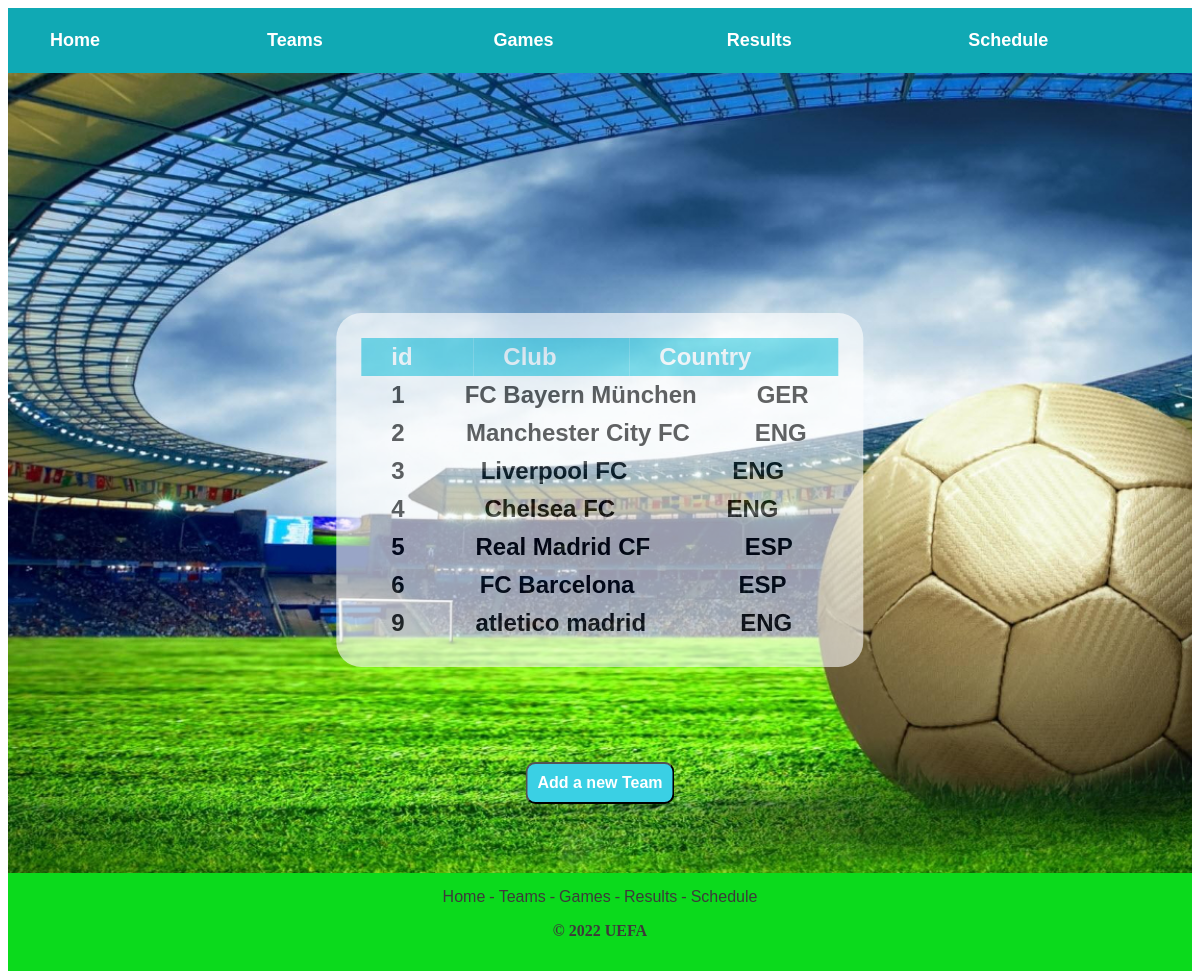
/teams.php, run on the app's committed database.
### tables this page shows
CREATE TABLE `teams` (
  `id` int(11) NOT NULL,
  `Club` varchar(25) NOT NULL,
  `Country` varchar(25) NOT NULL
);

### teams.php (the view, shortened to what this page needs)
<?php
  include_once ('dbconn.php');
  ?>
<!DOCTYPE html>
<html lang="en">
<head>
    <link rel="stylesheet" href="styling/style.css">
</head>
<body>
    <div id="header">
        <center>
                <table>
                    <tr>
                        <td id="opt">
                            <a id="head" href="index.php">Home</a>
                        </td>
                        <td id="opt">
                            <a id="head" href="teams.php">Teams</a>
                        </td>
                        <td id="opt">
                            <a id="head" href="games.php">Games</a>
                        </td>
                        <td id="opt">
                            <a id="head" href="result.php">Results</a>
                        </td>
                        <td id="opt">
                            <a id="head" href="schedule.php">Schedule</a>
                        </td>
                    </tr>
                </table>
        </center>
    </div>
    <div id="intro">
        <div id="container">
                <?php
                $sql = "SELECT * FROM teams";
                $result = $conn->query($sql);
                if ($result->num_rows > 0) {
                  echo "
                    <table>
                        <tr id=\"tdata\">
                            <th>id</th>
                            <th>Club</th>
                            <th>Country</th>
                        </tr>
                    </table>
                    ";
                  while($row = $result->fetch_assoc()) {
                    echo "
                    <table>
                        <tr id=\"tdata\">
                            <td>". $row["id"] ."</td>
                            <td>". $row["Club"] ."</td>
                            <td>". $row["Country"] ."</td>
                        </tr>
                    </table>
                    ";
                  }
                } else {
                  echo "0 results";
                }
                ?>
        </div>
            <a href="regTeam.php"><button id="tBut">Add a new Team</button></a>
    </div>
    <div id="footer">
        <center>
            <a id="foot" href="">Home</a> -
            <a id="foot" href="">Teams</a> -
            <a id="foot" href="">Games</a> -
            <a id="foot" href="">Results</a> -
            <a id="foot" href="">Schedule</a>
            <p style="font-weight:bold;">© 2022 UEFA</p>
    </center>
    </div>
</body>
</html>

### styling/style.css (style rules this page uses)
#head { color: inherit; text-decoration: inherit; font-family: Verdana, Geneva, Tahoma, sans-serif; font-weight: bold; font-size: large; color: white; padding: 20px; }
#header { background-color: rgb(16, 169, 180); }
#opt { padding: 22px; margin: 0px; }
#intro { background-image: url(img/football.jpg); min-height: 100vh; background-size: cover; }
#container { position: absolute; top: 50%; left: 50%; transform: translate(-50%, -50%); border-radius: 25px; padding: 25px; background-color: white; opacity: 0.6; font-weight: bolder; font-size: x-large; font-family: 'Lucida Sans', 'Lucida Sans Regular', 'Lucida Grande', 'Lucida Sans Unicode', Geneva, Verdana, sans-serif; }
table { border-collapse: collapse; width: 100%; }
th, td { text-align: left; padding: 5px 30px 5px 30px; }
th { background-color: #3ad0e4; color: white; }
#tBut { background-color: #3ad0e4; color: white; padding: 10px; border-radius: 10px; position: absolute; font-weight: bold; font-size: medium; top: 80%; left: 50%; transform: translate(-50%, -50%); }
#footer { background-color: rgb(11, 218, 28); color: rgb(61, 58, 58); padding: 15px; }
#foot { color: inherit; text-decoration: inherit; font-family: Verdana, Geneva, Tahoma, sans-serif; }

### data on the page
teams: id "1", Club "FC Bayern München", Country "GER"
teams: id "2", Club "Manchester City FC", Country "ENG"
teams: id "3", Club "Liverpool FC", Country "ENG"
teams: id "4", Club "Chelsea FC", Country "ENG"
teams: id "5", Club "Real Madrid CF", Country "ESP"
teams: id "6", Club "FC Barcelona", Country "ESP"
teams: id "9", Club "atletico madrid", Country "ENG"
